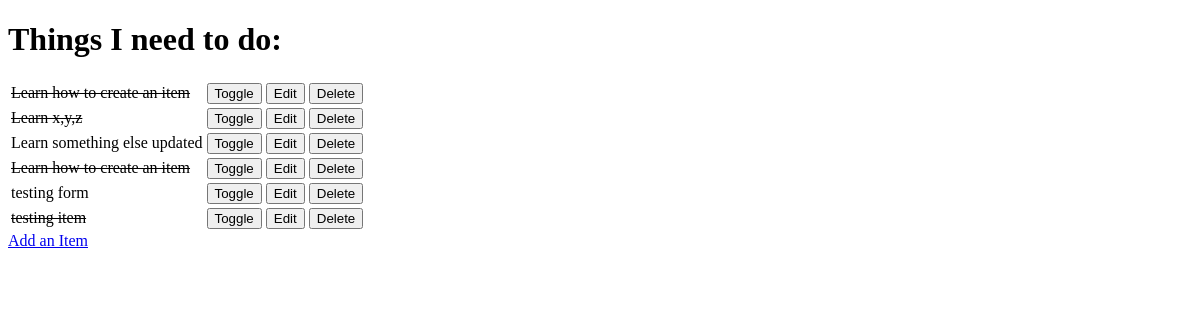
The app's page /, older data.
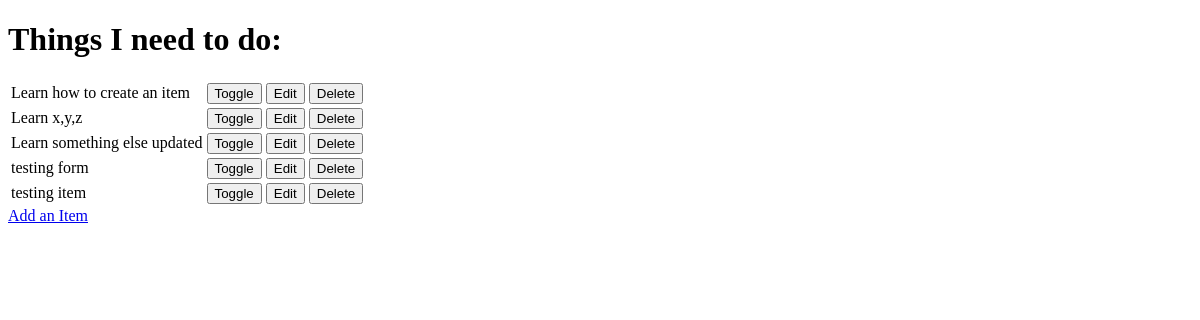
The same page, newer data.
### todo/models.py (models this page shows, shortened)
class Item(models.Model):
    name = models.CharField(max_length=50, null=False, blank=False)
    done = models.BooleanField(null=False, blank=False, default=False)

### todo/views.py (the view)
# urls.py: path('', views.get_todo_list, name='get_todo_list'),
def get_todo_list(request):
    items = Item.objects.all()
    context = {
        'items': items
    }
    return render(request, 'todo/todo_list.html', context)

### todo/templates/todo/todo_list.html (shortened to what this page needs)
<!DOCTYPE html>
<html lang="en">
<head>
</head>
<body>
    <h1>Things I need to do:</h1>
    <table>
        {% for item in items %}
        <tr>
            {% if item.done %}
            <td><strike>{{ item.name }}</strike></td>
            {% else %}
            <td>{{ item.name }}</td>
            {% endif %}
            <td>
                <a href="/toggle/{{ item.id }}">
                    <button>Toggle</button>
                </a>
            </td>
            <td>
                <a href="/edit/{{ item.id }}">
                    <button>Edit</button>
                </a>
            </td>
            <td>
                <a href="/delete/{{ item.id }}">
                    <button>Delete</button>
                </a>
            </td>
        </tr>
        {% empty %}
        <tr>
            <td>You have nothing to do.</td>
        </tr>
        {% endfor %}
    </table>
    <a href="/add">Add an Item</a>
</body>
</html>

Row changes from the older to the newer data that the page shows:
removed Item: name "Learn how to create an item"
changed Item "Learn how to create an item": done True → False (drawn)
changed Item "Learn x,y,z": done True → False (drawn)
changed Item "testing item": done True → False (drawn)
